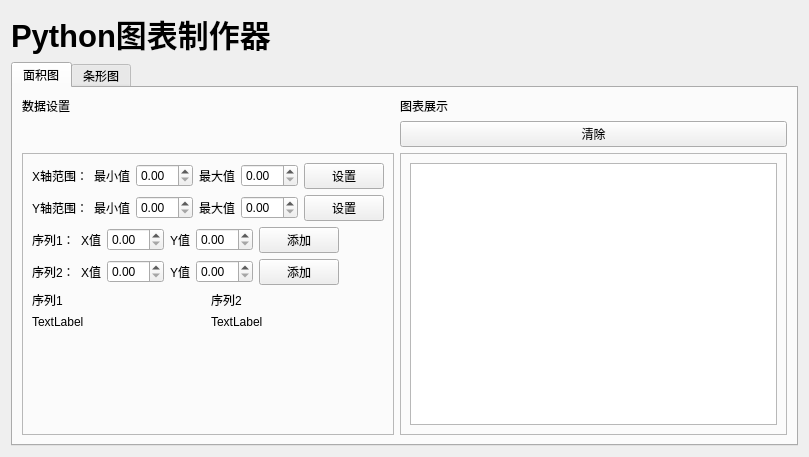
<?xml version="1.0" encoding="UTF-8"?>
<ui version="4.0">
 <class>pythonChart</class>
 <widget class="QWidget" name="pythonChart">
  <property name="geometry">
   <rect>
    <x>0</x>
    <y>0</y>
    <width>809</width>
    <height>457</height>
   </rect>
  </property>
  <property name="windowTitle">
   <string>Form</string>
  </property>
  <layout class="QFormLayout" name="formLayout_3">
   <item row="0" column="0">
    <widget class="QLabel" name="label">
     <property name="font">
      <font>
       <pointsize>23</pointsize>
       <bold>true</bold>
      </font>
     </property>
     <property name="midLineWidth">
      <number>4</number>
     </property>
     <property name="text">
      <string>Python图表制作器</string>
     </property>
    </widget>
   </item>
   <item row="1" column="0" colspan="2">
    <widget class="QTabWidget" name="tabWidget">
     <property name="currentIndex">
      <number>0</number>
     </property>
     <widget class="QWidget" name="tab_areaChart">
      <attribute name="title">
       <string>面积图</string>
      </attribute>
      <layout class="QFormLayout" name="formLayout_2">
       <item row="0" column="0">
        <widget class="QLabel" name="label_2">
         <property name="text">
          <string>数据设置</string>
         </property>
        </widget>
       </item>
       <item row="0" column="1">
        <widget class="QLabel" name="label_3">
         <property name="text">
          <string>图表展示</string>
         </property>
        </widget>
       </item>
       <item row="2" column="0">
        <widget class="QFrame" name="frame">
         <property name="frameShape">
          <enum>QFrame::StyledPanel</enum>
         </property>
         <property name="frameShadow">
          <enum>QFrame::Raised</enum>
         </property>
         <layout class="QFormLayout" name="formLayout">
          <item row="0" column="0">
           <layout class="QHBoxLayout" name="horizontalLayout">
            <item>
             <widget class="QLabel" name="label_4">
              <property name="text">
               <string>X轴范围：</string>
              </property>
             </widget>
            </item>
            <item>
             <widget class="QLabel" name="label_6">
              <property name="text">
               <string>最小值</string>
              </property>
             </widget>
            </item>
            <item>
             <widget class="QDoubleSpinBox" name="doubleSpinBox_minX"/>
            </item>
            <item>
             <widget class="QLabel" name="label_7">
              <property name="text">
               <string>最大值</string>
              </property>
             </widget>
            </item>
            <item>
             <widget class="QDoubleSpinBox" name="doubleSpinBox_maxX"/>
            </item>
            <item>
             <widget class="QPushButton" name="pushButton_setX">
              <property name="text">
               <string>设置</string>
              </property>
             </widget>
            </item>
           </layout>
          </item>
          <item row="1" column="0">
           <layout class="QHBoxLayout" name="horizontalLayout_2">
            <item>
             <widget class="QLabel" name="label_8">
              <property name="text">
               <string>Y轴范围：</string>
              </property>
             </widget>
            </item>
            <item>
             <widget class="QLabel" name="label_9">
              <property name="text">
               <string>最小值</string>
              </property>
             </widget>
            </item>
            <item>
             <widget class="QDoubleSpinBox" name="doubleSpinBox_minY"/>
            </item>
            <item>
             <widget class="QLabel" name="label_10">
              <property name="text">
               <string>最大值</string>
              </property>
             </widget>
            </item>
            <item>
             <widget class="QDoubleSpinBox" name="doubleSpinBox_maxY"/>
            </item>
            <item>
             <widget class="QPushButton" name="pushButton_setY">
              <property name="text">
               <string>设置</string>
              </property>
             </widget>
            </item>
           </layout>
          </item>
          <item row="2" column="0">
           <layout class="QHBoxLayout" name="horizontalLayout_3">
            <item>
             <widget class="QLabel" name="label_5">
              <property name="text">
               <string>序列1：</string>
              </property>
             </widget>
            </item>
            <item>
             <widget class="QLabel" name="label_11">
              <property name="text">
               <string>X值</string>
              </property>
             </widget>
            </item>
            <item>
             <widget class="QDoubleSpinBox" name="doubleSpinBox_series1X"/>
            </item>
            <item>
             <widget class="QLabel" name="label_12">
              <property name="text">
               <string>Y值</string>
              </property>
             </widget>
            </item>
            <item>
             <widget class="QDoubleSpinBox" name="doubleSpinBox_series1Y"/>
            </item>
            <item>
             <widget class="QPushButton" name="pushButton_setSeries1">
              <property name="text">
               <string>添加</string>
              </property>
             </widget>
            </item>
           </layout>
          </item>
          <item row="3" column="0">
           <layout class="QHBoxLayout" name="horizontalLayout_4">
            <item>
             <widget class="QLabel" name="label_13">
              <property name="text">
               <string>序列2：</string>
              </property>
             </widget>
            </item>
            <item>
             <widget class="QLabel" name="label_14">
              <property name="text">
               <string>X值</string>
              </property>
             </widget>
            </item>
            <item>
             <widget class="QDoubleSpinBox" name="doubleSpinBox_series2X"/>
            </item>
            <item>
             <widget class="QLabel" name="label_15">
              <property name="text">
               <string>Y值</string>
              </property>
             </widget>
            </item>
            <item>
             <widget class="QDoubleSpinBox" name="doubleSpinBox_series2Y"/>
            </item>
            <item>
             <widget class="QPushButton" name="pushButton_setSeries2">
              <property name="text">
               <string>添加</string>
              </property>
             </widget>
            </item>
           </layout>
          </item>
          <item row="4" column="0" colspan="2">
           <layout class="QHBoxLayout" name="horizontalLayout_5">
            <item>
             <layout class="QVBoxLayout" name="verticalLayout">
              <item>
               <widget class="QLabel" name="label_16">
                <property name="text">
                 <string>序列1</string>
                </property>
               </widget>
              </item>
              <item>
               <widget class="QLabel" name="label_series1">
                <property name="text">
                 <string>TextLabel</string>
                </property>
               </widget>
              </item>
             </layout>
            </item>
            <item>
             <layout class="QVBoxLayout" name="verticalLayout_2">
              <item>
               <widget class="QLabel" name="label_17">
                <property name="text">
                 <string>序列2</string>
                </property>
               </widget>
              </item>
              <item>
               <widget class="QLabel" name="label_series2">
                <property name="text">
                 <string>TextLabel</string>
                </property>
               </widget>
              </item>
             </layout>
            </item>
           </layout>
          </item>
         </layout>
        </widget>
       </item>
       <item row="2" column="1">
        <widget class="QFrame" name="frame_2">
         <property name="frameShape">
          <enum>QFrame::StyledPanel</enum>
         </property>
         <property name="frameShadow">
          <enum>QFrame::Raised</enum>
         </property>
         <layout class="QFormLayout" name="formLayout_4">
          <item row="0" column="0" colspan="2">
           <widget class="QChartView" name="graphicsView"/>
          </item>
         </layout>
        </widget>
       </item>
       <item row="1" column="1">
        <widget class="QPushButton" name="pushButton_clear">
         <property name="text">
          <string>清除</string>
         </property>
        </widget>
       </item>
      </layout>
     </widget>
     <widget class="QWidget" name="tab_barChart">
      <attribute name="title">
       <string>条形图</string>
      </attribute>
     </widget>
    </widget>
   </item>
  </layout>
 </widget>
 <customwidgets>
  <customwidget>
   <class>QChartView</class>
   <extends>QGraphicsView</extends>
   <header>QChartview.h</header>
  </customwidget>
 </customwidgets>
 <resources/>
 <connections/>
</ui>
